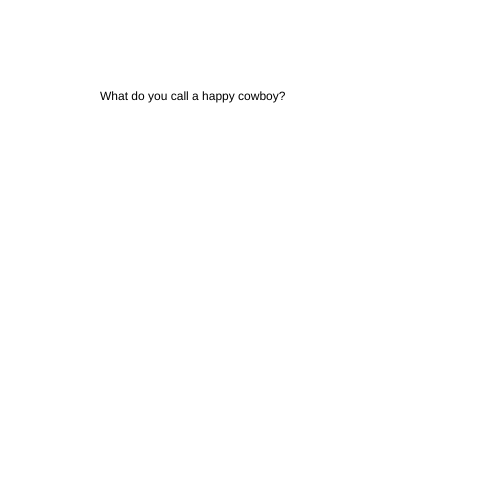
Frame 1 (no input)
Frame 60 (no input): identical to frame 1, image omitted
Frame 120 (the mouse pressed at the canvas centre since frame 60): identical to frame 1, image omitted

The p5.js sketch that drew this single still picture (run headless with seeded random() and noise() and a simulated clock; from frame 60 on, the mouse is pressed at the canvas centre):

// p5.js sketch
// ── sketch.js
let state = 0 ;



function setup() {
  createCanvas(500, 500);
}

function draw() {
switch(state) {

case 0:
background('white') ;
text('What do you call a happy cowboy?', 100, 100)
break ;

case 1:
background('yellow')
text('a jolly rancher', 100, 100) ;


  break;

}
}

function mouseReleased(){
  state++ ;
  if (state > 1) {
    state = 0;
  }
}
